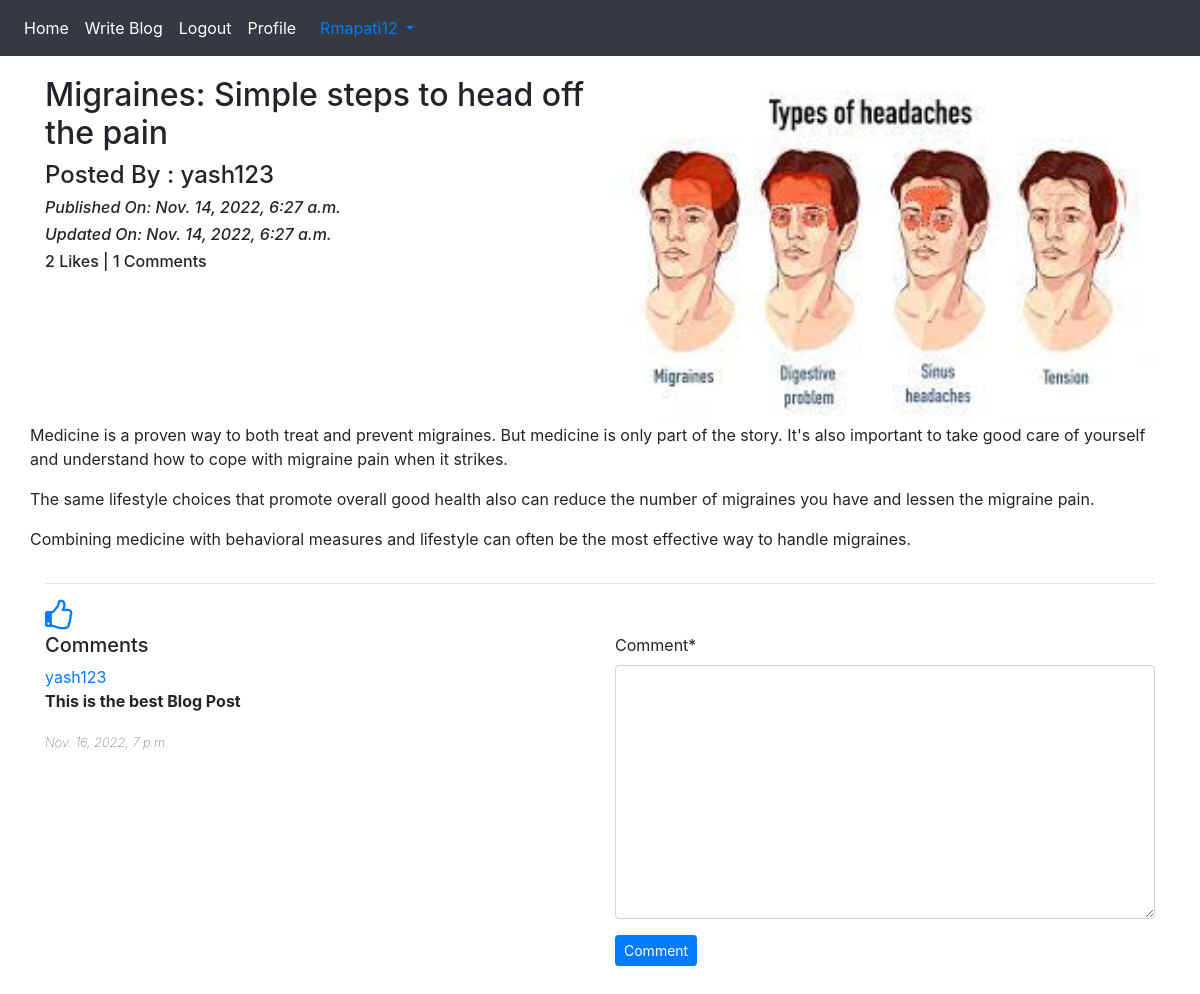
The page /blog/details/Migraines:-Simple-steps-to-head-off-the-pain-9d72a5d5-5fbd-43d1-96ad-8c5d9808c6c3 (signed in) on the database its author committed.
### App_Blog/models.py (models this page shows, shortened)
class Blog(models.Model):
    author=models.ForeignKey(User,on_delete=models.CASCADE,related_name='post_author')
    blog_title=models.CharField(max_length=264,verbose_name="Title")
    slug=models.SlugField(max_length=264,unique=True)
    blog_content=models.TextField(verbose_name="What is on Your mind?")
    blog_image=models.ImageField(upload_to='blog_images')
    publish_date=models.DateTimeField(auto_now_add=True)
    update_date=models.DateTimeField(auto_now=True)
    class Meta:
        ordering=['-publish_date']

class Comment(models.Model):
    blog=models.ForeignKey(Blog,on_delete=models.CASCADE,related_name='blog_comment')
    user=models.ForeignKey(User,on_delete=models.CASCADE,related_name='user_comment')
    comment=models.TextField()
    comment_date=models.DateTimeField(auto_now_add=True)
    class Meta:
        ordering=['-comment_date']

### App_Blog/views.py (the view, shortened to what this page needs)
# urls.py: path('details/<str:slug>',views.blog_details,name='blog_details'),
def blog_details(request,slug):
    blog=Blog.objects.get(slug=slug)
    comment_form=CommentForm()
    already_liked=Likes.objects.filter(blog=blog,user=request.user)
    if already_liked:
        liked=True
    else:
        liked=False
    return render(request,'App_Blog/blog_details.html',context={'blog':blog,'comment_form':comment_form,'liked':liked})

### App_Blog/forms.py
class CommentForm(forms.ModelForm):
    class Meta:
        model=Comment
        fields=('comment',)

### templates/App_Blog/blog_details.html (shortened to what this page needs)
{% extends "base.html" %}
{% load crispy_forms_tags %}
{% block body_block %}
<div class="row">
  <div class="col-sm-6">
    <h2>{{ blog.blog_title }}</h2>
    <h4> Posted By : {{ blog.author }}</h4>
    <i>
      <h6>Published On: {{ blog.publish_date }}</h6>
    </i>
    <i>
      <h6>Updated On: {{ blog.update_date }}</h6>
    </i>
    <h6>{{ blog.liked_blog.count }} Likes | {{ blog.blog_comment.count }} Comments</h6>
  </div>
  <div class="col-sm-6">
    <img src="/media/{{blog.blog_image}}" width="100%" alt="">
  </div>
  {{ blog.blog_content|linebreaks }}
</div>
<hr>
{% if not liked %}
<a href="{% url 'App_Blog:liked_post' pk=blog.pk %}">
  <i class="fa fa-thumbs-o-up fa-2x"></i>
</a>&nbsp; &nbsp; &nbsp;
{% else %}
<a href="{% url 'App_Blog:unliked_post' pk=blog.pk %}">
  <i class="fa fa-thumbs-o-down fa-2x"></i>
</a>
{% endif %}
<div class="row">
  <div class="col-sm-6">
    <h5>Comments</h5>
    {% for comment in blog.blog_comment.all %}
   <a href="">{{ comment.user }}</a>
   <p><b>{{ comment.comment }}</b></p>
    <small style="font-weight:lighter"><i>{{ comment.comment_date }}</i></small><br><br>
    {% endfor %}
  </div>
  <div class="col-sm-6">
    <form method="POST">
      {{ comment_form|crispy }}
      {% if user.is_authenticated %}
      <button type="submit" class="btn btn-primary btn-sm">Comment</button>
      {% else %}
      <button type="submit" class="btn btn-primary btn-sm"><a href="{% url 'App_Login:signin' %}"
          style="color:white ;text-decoration: none;">Comment</a></button>
      {% endif %}
    </form>
  </div>
</div>
<br><br><br>
{% endblock %}

### templates/base.html (shortened to what this page needs)
<!doctype html>
<html lang="en">
<head>
    <link rel="stylesheet" href="https://maxcdn.bootstrapcdn.com/font-awesome/4.7.0/css/font-awesome.min.css">
    <link rel="stylesheet" href="https://cdn.jsdelivr.net/npm/bootstrap@4.3.1/dist/css/bootstrap.min.css"
>
</head>
<body>
    <nav class="navbar navbar-expand-sm bg-dark navbar-dark">
        <ul class="navbar-nav">
            <li class="nav-item active">
                <a class="nav-link" href="{% url 'index' %}">Home</a>
            </li>
            {% if user.is_authenticated %}
            <li class="nav-item active">
                <a class="nav-link" href="{% url 'App_Blog:create_blog' %}">Write Blog</a>
            </li>
            <li class="nav-item active">
                <a class="nav-link" href="{% url 'App_Login:logout' %}">Logout</a>
            </li>
            <li class="nav-item active">
                <a class="nav-link" href="{% url 'App_Login:profile' %}">Profile</a>
            </li>
            {% endif %}
        </ul>
        {% if user.is_authenticated %}
        <div class="nav-item dropdown">
            <a class="nav-link dropdown-toggle" href="#" id="navbardrop" data-toggle="dropdown">
                {{ user.username }}
            </a>
        </div>
        {% endif %}
    </nav>
    <div class="container " style="padding-top:20px">
        {% block body_block %}
        {% endblock %}
    </div>
</body>
</html>

### rows shown on the page
Blog: blog_title "Migraines: Simple steps to head off the pain", author "yash123", publish_date "Nov. 14, 2022, 6:27 a.m.", update_date "Nov. 14, 2022, 6:27 a.m.", liked_blog.count "2", blog_comment.count "1", blog_image (picture), blog_content "Medicine is a proven way to both treat and prevent migraines. But medicine is only part of the story. It's also important to take good care of yourself and understand how to cope with migraine pain when it strikes. The same lifestyle choices that promote overall good health also can reduce the number of migraines you have and lessen the migraine pain. Combining medicine with behavioral measures and lifestyle can often be the most effective way to handle migraines."
Comment: user "yash123", comment "This is the best Blog Post", comment_date "Nov. 16, 2022, 7 p.m."

### other values the page prints
{{ user.username }} "Rmapati12"
